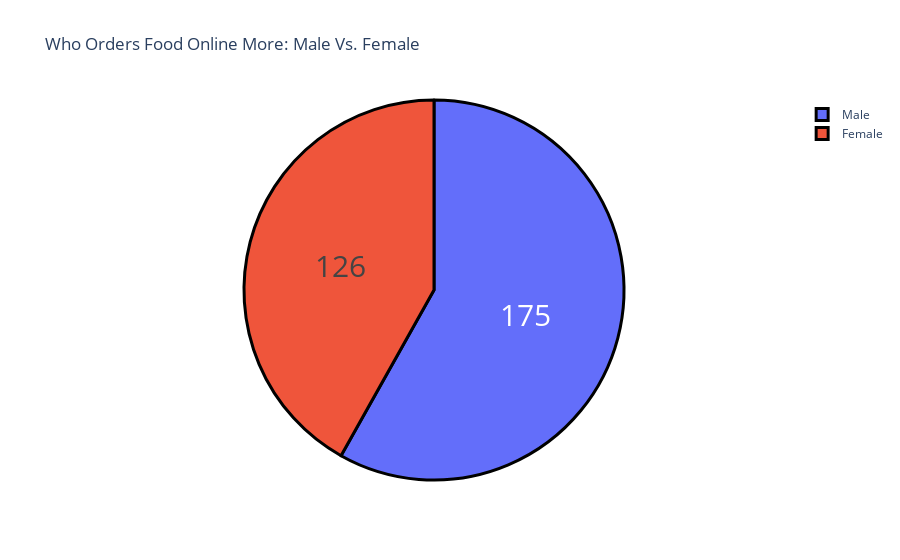

Write notebook code for a chart like this one.
### Code cell
gender = buying_again_data["Gender"].value_counts()
label = gender.index
counts = gender.values
colors = ['pastel red','pastel blue']

fig = go.Figure(data=[go.Pie(labels=label, values=counts)])
fig.update_layout(title_text='Who Orders Food Online More: Male Vs. Female')
fig.update_traces(hoverinfo='label+percent', textinfo='value', textfont_size=30,
                  marker=dict(colors=colors, line=dict(color='black', width=3)))
fig.show()

### Figure 1 — Plotly figure (JSON) as saved in the notebook; plotly's stock layout.template omitted (floating-point values rounded to 4 significant figures)
{"data": [{"hoverinfo": "label+percent", "labels": ["Male", "Female"], "marker": {"colors": ["pastel red", "pastel blue"], "line": {"color": "black", "width": 3}}, "textfont": {"size": 30}, "textinfo": "value", "type": "pie", "values": [175, 126]}], "layout": {"title": {"text": "Who Orders Food Online More: Male Vs. Female"}}}
